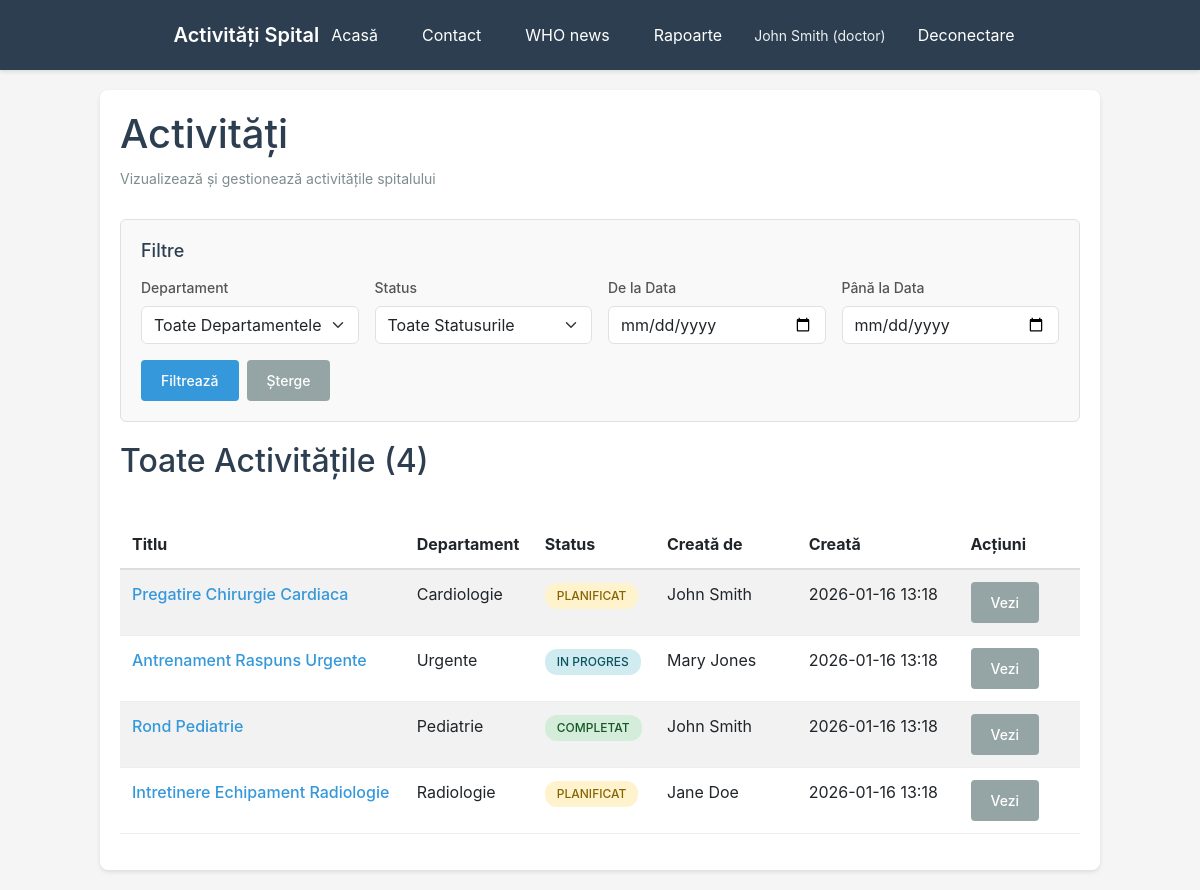
The page /activities/index.php (signed in) on the database its author committed.
### tables this page shows
CREATE TABLE IF NOT EXISTS users (
    id INT AUTO_INCREMENT PRIMARY KEY,
    username VARCHAR(50) NOT NULL UNIQUE,
    email VARCHAR(100) NOT NULL UNIQUE,
    password_hash VARCHAR(255) NOT NULL,
    role_id INT NOT NULL,
    department_id INT,
    first_name VARCHAR(50),
    last_name VARCHAR(50),
    is_active BOOLEAN DEFAULT TRUE,
    created_at TIMESTAMP DEFAULT CURRENT_TIMESTAMP,
    updated_at TIMESTAMP DEFAULT CURRENT_TIMESTAMP ON UPDATE CURRENT_TIMESTAMP,
    FOREIGN KEY (role_id) REFERENCES roles(id) ON DELETE RESTRICT,
    FOREIGN KEY (department_id) REFERENCES departments(id) ON DELETE SET NULL,
    INDEX idx_username (username),
    INDEX idx_email (email)
);

CREATE TABLE IF NOT EXISTS activities (
    id INT AUTO_INCREMENT PRIMARY KEY,
    title VARCHAR(200) NOT NULL,
    description TEXT NOT NULL,
    department_id INT NOT NULL,
    created_by INT NOT NULL,
    status ENUM('planned', 'in_progress', 'completed', 'cancelled') DEFAULT 'planned',
    scheduled_date DATETIME,
    created_at TIMESTAMP DEFAULT CURRENT_TIMESTAMP,
    updated_at TIMESTAMP DEFAULT CURRENT_TIMESTAMP ON UPDATE CURRENT_TIMESTAMP,
    FOREIGN KEY (department_id) REFERENCES departments(id) ON DELETE RESTRICT,
    FOREIGN KEY (created_by) REFERENCES users(id) ON DELETE RESTRICT,
    INDEX idx_department (department_id),
    INDEX idx_status (status),
    INDEX idx_scheduled_date (scheduled_date)
);

CREATE TABLE IF NOT EXISTS departments (
    id INT AUTO_INCREMENT PRIMARY KEY,
    name VARCHAR(100) NOT NULL UNIQUE,
    description TEXT,
    created_at TIMESTAMP DEFAULT CURRENT_TIMESTAMP
);

### app/src/helpers.php (called while the page is built, shortened)
<?php
function dbSelectAll($pdo, $sql, $params = []) {
    try {
        $stmt = $pdo->prepare($sql);
        $stmt->execute($params);
        return $stmt->fetchAll();
    } catch (PDOException $e) {
        error_log("Eroare selectare baza de date: " . $e->getMessage());
        return [];
    }
}
function h($string) {
    return htmlspecialchars($string, ENT_QUOTES, 'UTF-8');
}
function formatDateTime($datetime, $format = 'Y-m-d H:i') {
    $dt = new DateTime($datetime);
    return $dt->format($format);
}
function translateStatus($status) {
    $translations = [
        'planned' => 'Planificat',
        'in_progress' => 'In Progres',
        'completed' => 'Completat',
        'cancelled' => 'Anulat'
    ];
    return $translations[$status] ?? ucfirst(str_replace('_', ' ', $status));
}

### app/src/auth.php (called while the page is built, shortened)
<?php
function isLoggedIn() {
    return isset($_SESSION['user_id']);
}
function getCurrentUser() {
    return $_SESSION['user'] ?? null;
}
function canEditActivity($activityId, $pdo) {
    require_once __DIR__ . '/helpers.php';
    return false;
}

### activities/index.php (the view, shortened to what this page needs)
<?php
require_once __DIR__ . '/../app/src/db.php';
require_once __DIR__ . '/../app/src/helpers.php';
require_once __DIR__ . '/../app/src/auth.php';
$pdo = getDbConnection();
$date_from = isset($_GET['date_from']) ? trim($_GET['date_from']) : '';
$date_to = isset($_GET['date_to']) ? trim($_GET['date_to']) : '';
$where = [];
$params = [];
$whereClause = !empty($where) ? "WHERE " . implode(" AND ", $where) : "";
$activities = dbSelectAll($pdo, "
    SELECT
        a.id,
        a.title,
        a.description,
        a.status,
        a.scheduled_date,
        a.created_at,
        a.updated_at,
        d.name AS department_name,
        u.username AS created_by_username,
        u.first_name,
        u.last_name,
        u.id AS created_by_id
    FROM activities a
    LEFT JOIN departments d ON a.department_id = d.id
    LEFT JOIN users u ON a.created_by = u.id
    $whereClause
    ORDER BY a.created_at DESC
", $params);
?>
<h1>Activități</h1>
<p class="subtitle">Vizualizează și gestionează activitățile spitalului</p>
<div class="form-section" style="margin-bottom: 20px;">
    <h2 style="margin-bottom: 15px;">Filtre</h2>
    <form method="GET">
        <div class="row g-3 mb-3">
            <div class="col-12 col-md-6 col-lg-3">
                <label for="department_id" class="form-label">Departament</label>
                <select id="department_id" name="department_id" class="form-select">
                    <option value="">Toate Departamentele</option>
                </select>
            </div>
            <div class="col-12 col-md-6 col-lg-3">
                <label for="status" class="form-label">Status</label>
                <select id="status" name="status" class="form-select">
                    <option value="">Toate Statusurile</option>
                </select>
            </div>
            <div class="col-12 col-md-6 col-lg-3">
                <label for="date_from" class="form-label">De la Data</label>
                <input type="date" id="date_from" name="date_from" value="<?php echo h($date_from); ?>" class="form-control">
            </div>
            <div class="col-12 col-md-6 col-lg-3">
                <label for="date_to" class="form-label">Până la Data</label>
                <input type="date" id="date_to" name="date_to" value="<?php echo h($date_to); ?>" class="form-control">
            </div>
        </div>
        <div class="d-flex flex-wrap gap-2">
            <button type="submit" class="btn btn-primary">Filtrează</button>
            <a href="index.php" class="btn btn-secondary">Șterge</a>
        </div>
    </form>
</div>
<div class="activities-section">
    <h2>Toate Activitățile (<?php echo count($activities); ?>)</h2>
    <?php if (empty($activities)): ?>
        <div class="empty-state">Nicio activitate găsită. <?php if (canCreateActivity()): ?><a href="create.php">Creează una acum</a><?php endif; ?></div>
    <?php else: ?>
        <div class="table-responsive">
        <table class="table table-striped table-hover" style="margin-top: 20px;">
            <thead>
                <tr style="background: #f5f5f5; border-bottom: 2px solid #ddd;">
                    <th style="padding: 12px; text-align: left;">Titlu</th>
                    <th style="padding: 12px; text-align: left;">Departament</th>
                    <th style="padding: 12px; text-align: left; min-width: 120px;">Status</th>
                    <th style="padding: 12px; text-align: left; min-width: 140px;">Creată de</th>
                    <th style="padding: 12px; text-align: left; min-width: 160px;">Creată</th>
                    <th style="padding: 12px; text-align: left; min-width: 120px;">Acțiuni</th>
                </tr>
            </thead>
            <tbody>
                <?php foreach ($activities as $activity): ?>
                    <tr style="border-bottom: 1px solid #eee;">
                        <td style="padding: 12px;">
                            <a href="show.php?id=<?php echo $activity['id']; ?>" style="color: #3498db; text-decoration: none; font-weight: 500;">
                                <?php echo h($activity['title']); ?>
                            </a>
                        </td>
                        <td style="padding: 12px;"><?php echo h($activity['department_name'] ?? 'N/A'); ?></td>
                        <td style="padding: 12px;" class="text-nowrap">
                            <span class="activity-status status-<?php echo h($activity['status']); ?>">
                                <?php echo h(translateStatus($activity['status'])); ?>
                            </span>
                        </td>
                        <td style="padding: 12px;" class="text-nowrap">
                            <?php
                            $creator = trim(($activity['first_name'] ?? '') . ' ' . ($activity['last_name'] ?? ''));
                            echo h($creator ?: $activity['created_by_username'] ?? 'Necunoscut');
                            ?>
                        </td>
                        <td style="padding: 12px;" class="text-nowrap"><?php echo formatDateTime($activity['created_at']); ?></td>
                        <td style="padding: 12px;" class="text-nowrap">
                            <div class="d-flex flex-wrap gap-1">
                                <a href="show.php?id=<?php echo $activity['id']; ?>" class="btn btn-secondary btn-sm">Vezi</a>
                            </div>
                        </td>
                    </tr>
                <?php endforeach; ?>
            </tbody>
        </table>
        </div>
    <?php endif; ?>
</div>
<?php
$content = ob_get_clean();
include __DIR__ . '/../app/views/layout.php';
?>

### app/views/layout.php (shortened to what this page needs)
<?php
require_once __DIR__ . '/../src/analytics.php';
require_once __DIR__ . '/../src/auth.php';
$isLoggedIn = isLoggedIn();
$currentUser = getCurrentUser();
$currentFile = $_SERVER['PHP_SELF'] ?? '';
$relativePath = '';
if (strpos($currentFile, '/activities/') !== false || strpos($currentFile, '/reports/') !== false || strpos($currentFile, '/admin/') !== false) {
    $relativePath = '../';
}
?>
<!DOCTYPE html>
<html lang="ro">
<head>
    <link href="https://cdn.jsdelivr.net/npm/bootstrap@5.3.0/dist/css/bootstrap.min.css" rel="stylesheet">
</head>
<body>
    <nav class="navbar">
        <div class="nav-container">
            <a href="<?php echo $relativePath; ?>index.php" class="nav-brand">Activități Spital</a>
            <div class="nav-links">
                <a href="<?php echo $relativePath; ?>index.php">Acasă</a>
                <a href="<?php echo $relativePath; ?>contact.php">Contact</a>
                <?php if ($isLoggedIn): ?>
                    <a href="<?php echo $relativePath; ?>external.php">WHO news</a>
                    <a href="<?php echo $relativePath; ?>reports/activities.php">Rapoarte</a>
                    <span class="user-info">
                        <?php echo h($currentUser['first_name'] ?? ''); ?> <?php echo h($currentUser['last_name'] ?? ''); ?>
                        (<?php echo h($currentUser['role_name'] ?? 'Utilizator'); ?>)
                    </span>
                    <a href="<?php echo $relativePath; ?>logout.php">Deconectare</a>
                <?php else: ?>
                    <a href="<?php echo $relativePath; ?>login.php">Autentificare</a>
                    <a href="<?php echo $relativePath; ?>register.php">Înregistrare</a>
                <?php endif; ?>
            </div>
        </div>
    </nav>
    <div class="container">
        <?php echo $content ?? ''; ?>
    </div>
</body>
</html>

### app/views/layout.php (style rules this page uses)
* { margin: 0; padding: 0; box-sizing: border-box; }
body { font-family: -apple-system, BlinkMacSystemFont, 'Segoe UI', Roboto, Oxygen, Ubuntu, Cantarell, sans-serif; background: #f5f5f5; padding: 0; }
.navbar { background: #2c3e50; color: white; padding: 15px 0; box-shadow: 0 2px 4px rgba(0,0,0,0.1); }
.nav-container { max-width: 1000px; margin: 0 auto; padding: 0 20px; display: flex; justify-content: space-between; align-items: center; flex-wrap: wrap; }
.nav-brand { font-size: 20px; font-weight: 600; color: white; text-decoration: none; }
.nav-links { display: flex; gap: 20px; align-items: center; }
.nav-links a { color: white; text-decoration: none; padding: 8px 12px; border-radius: 4px; transition: background 0.2s; }
.user-info { color: #ecf0f1; font-size: 14px; }
.container { max-width: 1000px; margin: 20px auto; background: white; border-radius: 8px; box-shadow: 0 2px 4px rgba(0,0,0,0.1); padding: 20px; }
h1 { color: #2c3e50; margin-bottom: 10px; }
.subtitle { color: #7f8c8d; margin-bottom: 30px; font-size: 14px; }
.form-section { background: #f9f9f9; padding: 20px; border-radius: 6px; margin-bottom: 30px; border: 1px solid #e0e0e0; }
.form-section h2 { color: #2c3e50; margin-bottom: 15px; font-size: 18px; }
label { display: block; margin-bottom: 5px; color: #555; font-weight: 500; font-size: 14px; }
input[type="text"], input[type="email"], input[type="password"], textarea, select { width: 100%; padding: 10px; border: 1px solid #ddd; border-radius: 4px; font-size: 14px; font-family: inherit; }
select { cursor: pointer; }
button, .btn { background: #3498db; color: white; border: none; padding: 10px 20px; border-radius: 4px; cursor: pointer; font-size: 14px; font-weight: 500; transition: background 0.2s; text-decoration: none; display: inline-block; }
.btn-secondary { background: #95a5a6; }

### activities/index.php (style rules this page uses)
.activities-section h2 { color: #2c3e50; margin-bottom: 20px; }
.activity-status { display: inline-block; padding: 4px 12px; border-radius: 12px; font-size: 12px; font-weight: 500; text-transform: uppercase; }
.status-planned { background: #fff3cd; color: #856404; }
.status-in_progress { background: #d1ecf1; color: #0c5460; }
.status-completed { background: #d4edda; color: #155724; }

### rows shown on the page
users: first_name "John", last_name "Smith"
activities: title "Pregatire Chirurgie Cardiaca", department.name "Cardiologie", created_by.last_name "John Smith", created_at "2026-01-16 13:18"
activities: title "Antrenament Raspuns Urgente", department.name "Urgente", created_by.last_name "Mary Jones", created_at "2026-01-16 13:18"
activities: title "Rond Pediatrie", department.name "Pediatrie", created_by.last_name "John Smith", created_at "2026-01-16 13:18"
activities: title "Intretinere Echipament Radiologie", department.name "Radiologie", created_by.last_name "Jane Doe", created_at "2026-01-16 13:18"

### other values the page prints
$currentUser['role_name'] "doctor"
count($activities) "4"
